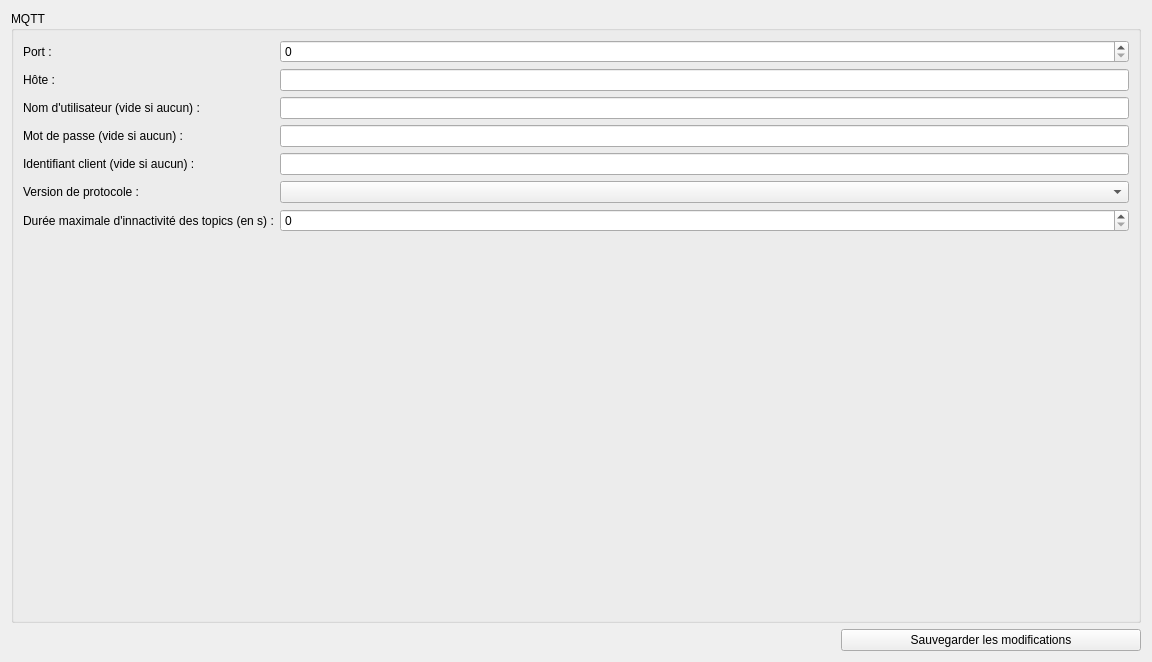
<?xml version="1.0" encoding="UTF-8"?>
<ui version="4.0">
 <class>config</class>
 <widget class="QWidget" name="config">
  <property name="geometry">
   <rect>
    <x>0</x>
    <y>0</y>
    <width>1152</width>
    <height>662</height>
   </rect>
  </property>
  <property name="windowTitle">
   <string>Form</string>
  </property>
  <layout class="QVBoxLayout" name="verticalLayout">
   <item>
    <widget class="QGroupBox" name="groupBox">
     <property name="sizePolicy">
      <sizepolicy hsizetype="Preferred" vsizetype="Expanding">
       <horstretch>0</horstretch>
       <verstretch>0</verstretch>
      </sizepolicy>
     </property>
     <property name="title">
      <string>MQTT</string>
     </property>
     <layout class="QVBoxLayout" name="verticalLayout_2">
      <item>
       <layout class="QFormLayout" name="formLayout">
        <item row="0" column="0">
         <widget class="QLabel" name="label">
          <property name="text">
           <string>Port :</string>
          </property>
         </widget>
        </item>
        <item row="0" column="1">
         <widget class="QSpinBox" name="port">
          <property name="maximum">
           <number>65535</number>
          </property>
         </widget>
        </item>
        <item row="1" column="0">
         <widget class="QLabel" name="label_2">
          <property name="text">
           <string>Hôte : </string>
          </property>
         </widget>
        </item>
        <item row="1" column="1">
         <widget class="QLineEdit" name="host"/>
        </item>
        <item row="2" column="0">
         <widget class="QLabel" name="label_3">
          <property name="text">
           <string>Nom d'utilisateur (vide si aucun) :</string>
          </property>
         </widget>
        </item>
        <item row="2" column="1">
         <widget class="QLineEdit" name="username"/>
        </item>
        <item row="3" column="0">
         <widget class="QLabel" name="label_4">
          <property name="text">
           <string>Mot de passe (vide si aucun) :</string>
          </property>
         </widget>
        </item>
        <item row="3" column="1">
         <widget class="QLineEdit" name="password">
          <property name="echoMode">
           <enum>QLineEdit::Password</enum>
          </property>
         </widget>
        </item>
        <item row="4" column="0">
         <widget class="QLabel" name="label_5">
          <property name="text">
           <string>Identifiant client (vide si aucun) :</string>
          </property>
         </widget>
        </item>
        <item row="4" column="1">
         <widget class="QLineEdit" name="clientid"/>
        </item>
        <item row="5" column="0">
         <widget class="QLabel" name="label_6">
          <property name="text">
           <string>Version de protocole :</string>
          </property>
         </widget>
        </item>
        <item row="5" column="1">
         <widget class="QComboBox" name="protocolversion"/>
        </item>
        <item row="6" column="0">
         <widget class="QLabel" name="label_7">
          <property name="text">
           <string>Durée maximale d'innactivité des topics (en s) :</string>
          </property>
         </widget>
        </item>
        <item row="6" column="1">
         <widget class="QSpinBox" name="keepalive">
          <property name="maximum">
           <number>500</number>
          </property>
         </widget>
        </item>
       </layout>
      </item>
     </layout>
    </widget>
   </item>
   <item>
    <layout class="QHBoxLayout" name="horizontalLayout" stretch="0,0">
     <property name="spacing">
      <number>0</number>
     </property>
     <property name="sizeConstraint">
      <enum>QLayout::SetDefaultConstraint</enum>
     </property>
     <item>
      <spacer name="horizontalSpacer">
       <property name="orientation">
        <enum>Qt::Horizontal</enum>
       </property>
       <property name="sizeHint" stdset="0">
        <size>
         <width>40</width>
         <height>20</height>
        </size>
       </property>
      </spacer>
     </item>
     <item>
      <widget class="QPushButton" name="pbSave">
       <property name="sizePolicy">
        <sizepolicy hsizetype="Fixed" vsizetype="Fixed">
         <horstretch>0</horstretch>
         <verstretch>0</verstretch>
        </sizepolicy>
       </property>
       <property name="minimumSize">
        <size>
         <width>300</width>
         <height>0</height>
        </size>
       </property>
       <property name="text">
        <string>Sauvegarder les modifications</string>
       </property>
      </widget>
     </item>
    </layout>
   </item>
  </layout>
 </widget>
 <resources/>
 <connections/>
</ui>
